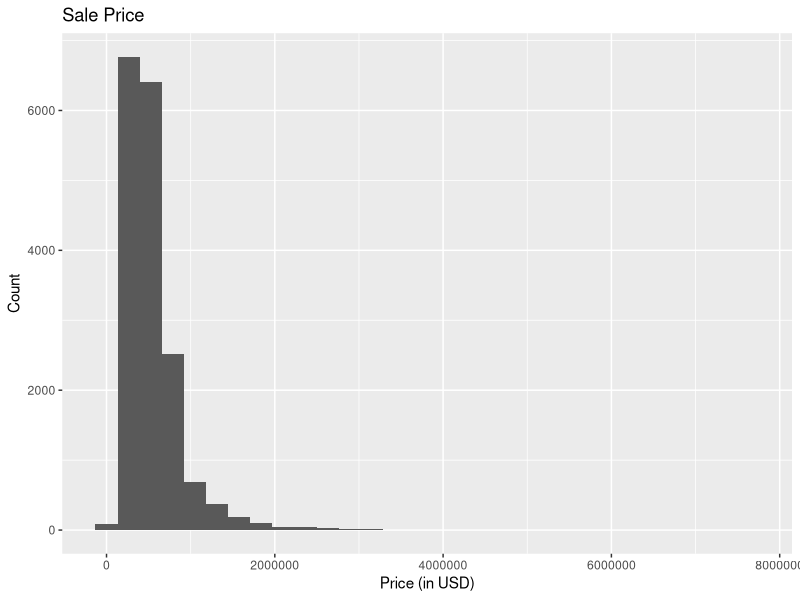
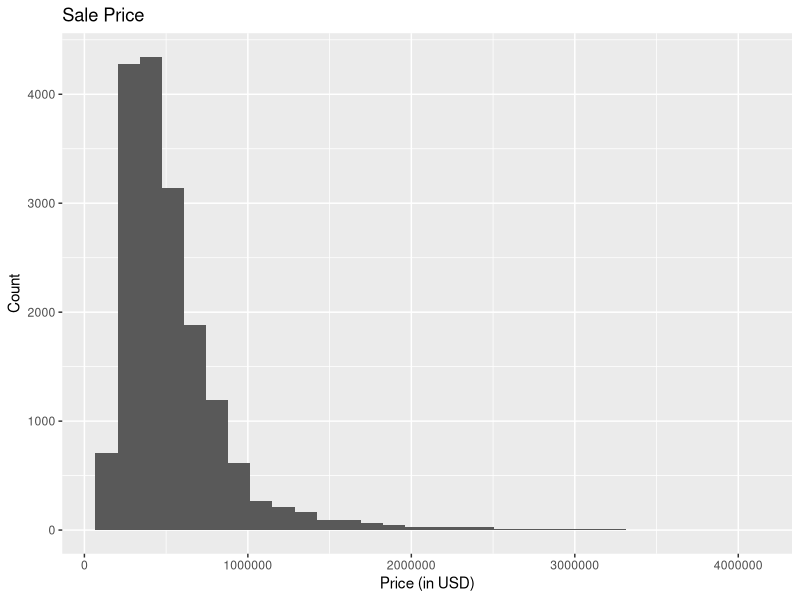
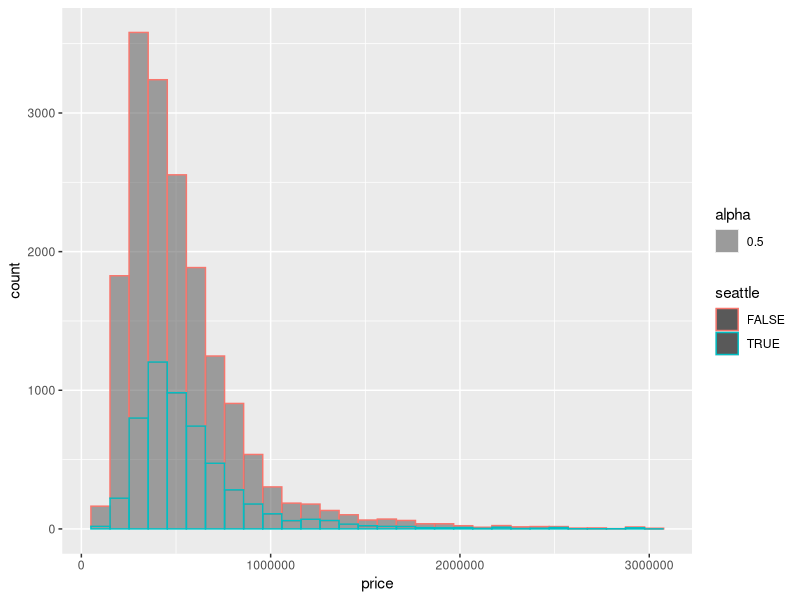
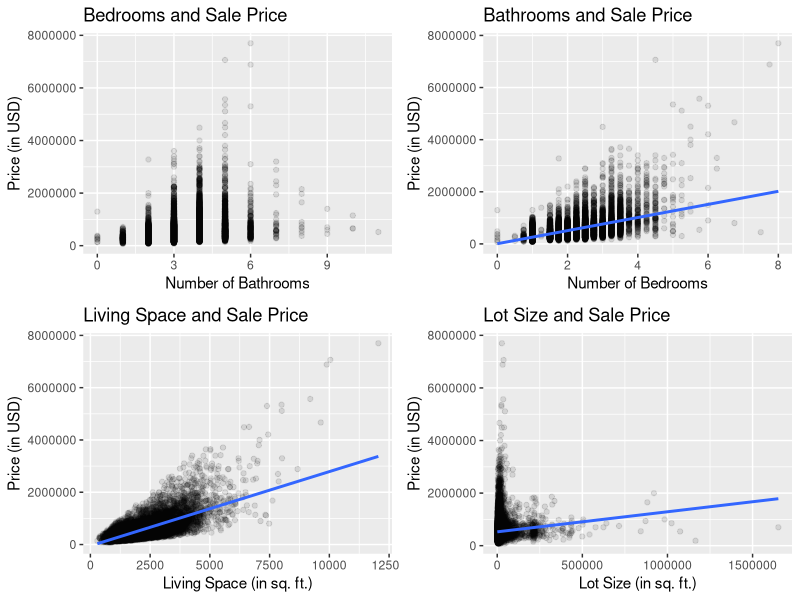
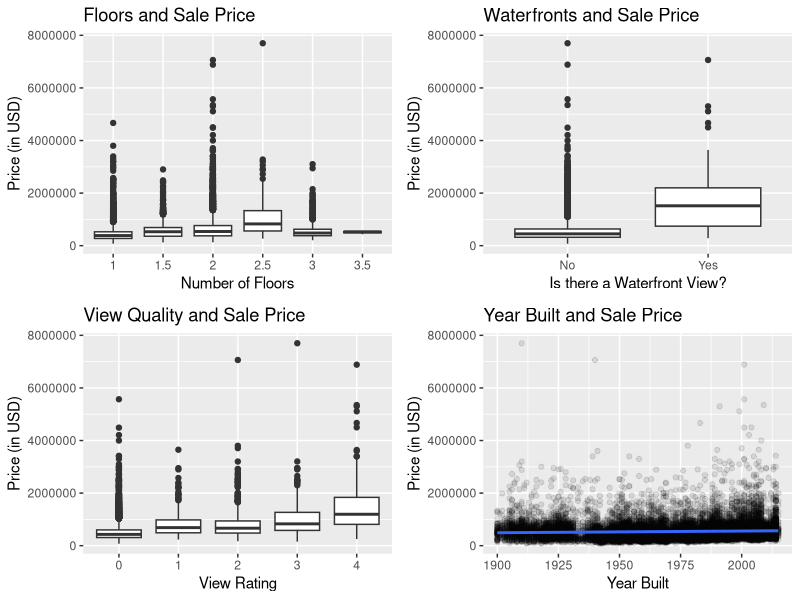
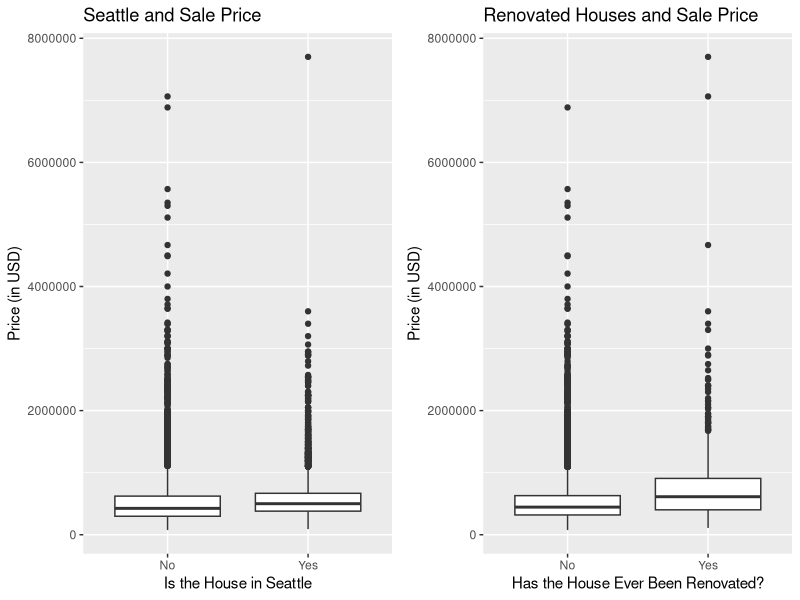
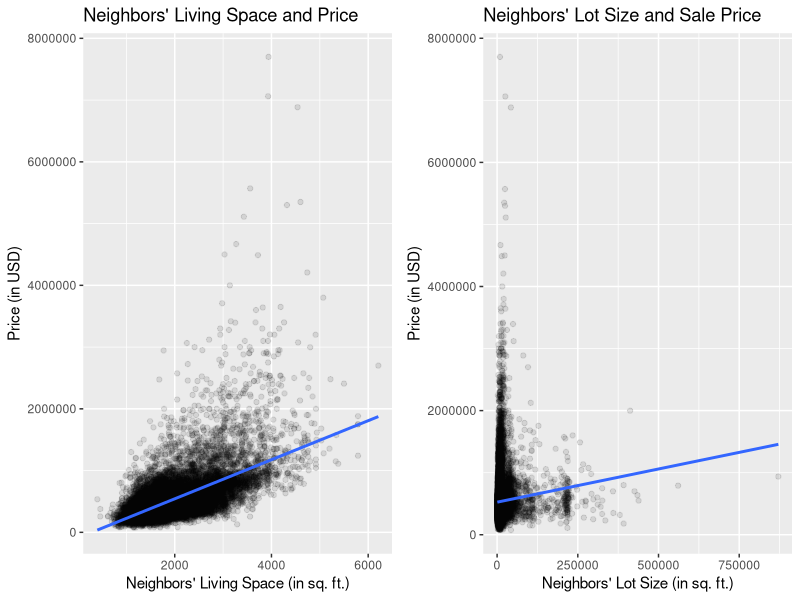
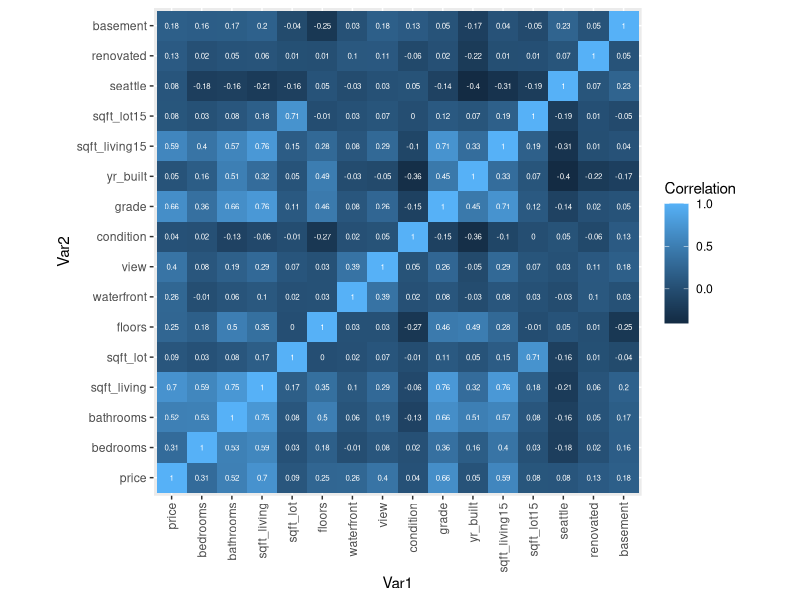

R code for these plots, in order: (Note: this script raises an error after producing the figures.)
## ---- chunk 1
library(tidyverse)
library(GGally)
library(reshape2)
library(gridExtra)
house <- read.csv('houses_clean.csv', header=TRUE)
## ---- chunk 2
house <- subset(house, select = -c(X))
set.seed(6021)
sample<-sample.int(nrow(house), floor(.80*nrow(house)), replace = F)
train<-house[sample, ]
test<-house[-sample, ]
## ---- chunk 3
summary(train)
options(scipen=10000)
## ---- chunk 4
apply(train,2,sd)
## ---- chunk 5
train %>% 
  ggplot(aes(x=price))+
  geom_histogram()+
  ggtitle('Sale Price')+
  xlab('Price (in USD)')+
  ylab('Count')
## ---- chunk 6
train %>% 
  filter(price <= 4000000) %>% 
  ggplot(aes(x=price))+
  geom_histogram()+
  ggtitle('Sale Price')+
  xlab('Price (in USD)')+
  ylab('Count')
## ---- chunk 7
train %>% 
  filter(price <= 3000000) %>% 
  ggplot(aes(x=price))+
  geom_histogram(aes(color=seattle, alpha=0.5))
## ---- chunk 8
bedsale <- train %>% 
  ggplot(aes(x=bedrooms, y=price))+
  geom_point(alpha=0.1)+
  ggtitle('Bedrooms and Sale Price')+
  xlab('Number of Bathrooms')+
  ylab('Price (in USD)')
## ---- chunk 9
bathsale <- train %>%
  ggplot(aes(x=bathrooms, y=price))+
  geom_point(alpha=0.1)+
  ggtitle('Bathrooms and Sale Price')+
  xlab('Number of Bedrooms')+
  ylab('Price (in USD)')+
  geom_smooth(method='lm', se=FALSE)
## ---- chunk 10
livingsale <- train %>% 
  ggplot(aes(x=sqft_living, y=price))+
  geom_point(alpha=0.1)+
  ggtitle('Living Space and Sale Price')+
  xlab('Living Space (in sq. ft.)')+
  ylab('Price (in USD)')+
  geom_smooth(method='lm', se=FALSE)
## ---- chunk 11
lotsale <- train %>%
  ggplot(aes(x=sqft_lot, y=price))+
  geom_point(alpha=0.1)+
  ggtitle('Lot Size and Sale Price')+
  xlab('Lot Size (in sq. ft.)')+
  ylab('Price (in USD)')+
  geom_smooth(method='lm', se=FALSE)
## ---- chunk 12
grid.arrange(bedsale,bathsale,livingsale, lotsale, ncol=2)
## ---- chunk 13
floorsale <- train %>% 
  ggplot(aes(x=as.factor(floors), y=price))+
  geom_boxplot()+
  ggtitle('Floors and Sale Price')+
  xlab('Number of Floors')+
  ylab('Price (in USD)')

## ---- chunk 14
watersale <- train %>% 
  ggplot(aes(x=factor(waterfront, labels=c('No', 'Yes')), y=price))+
  geom_boxplot()+
  ggtitle('Waterfronts and Sale Price')+
  xlab('Is there a Waterfront View?')+
  ylab('Price (in USD)')

## ---- chunk 15
viewsale <- train %>% 
  ggplot(aes(x=as.factor(view), y=price))+
  geom_boxplot()+
  ggtitle('View Quality and Sale Price')+
  xlab('View Rating')+
  ylab('Price (in USD)')

## ---- chunk 16
yrsale <- train %>%
  ggplot(aes(x=yr_built, y=price))+
  geom_point(alpha=0.1)+
  ggtitle('Year Built and Sale Price')+
  xlab('Year Built')+
  ylab('Price (in USD)')+
  geom_smooth(method='lm', se=FALSE)

## ---- chunk 17
grid.arrange(floorsale,watersale,viewsale, yrsale, ncol=2)
## ---- chunk 18
living15sale <- train %>%
  ggplot(aes(x=sqft_living15, y=price))+
  geom_point(alpha=0.1)+
  ggtitle("Neighbors' Living Space and Price")+
  xlab("Neighbors' Living Space (in sq. ft.)")+
  ylab('Price (in USD)')+
  geom_smooth(method='lm', se=FALSE)

## ---- chunk 19
lot15sale <- train %>%
  ggplot(aes(x=sqft_lot15, y=price))+
  geom_point(alpha=0.1)+
  ggtitle("Neighbors' Lot Size and Sale Price")+
  xlab("Neighbors' Lot Size (in sq. ft.)")+
  ylab('Price (in USD)')+
  geom_smooth(method='lm', se=FALSE)

## ---- chunk 20
lot15sale <- train %>%
  ggplot(aes(x=sqft_lot15, y=price))+
  geom_point(alpha=0.1)+
  ggtitle("Neighbors' Lot Size and Sale Price")+
  xlab("Neighbors' Lot Size (in sq. ft.)")+
  ylab('Price (in USD)')+
  geom_smooth(method='lm', se=FALSE)

## ---- chunk 21
seattlesale <- train %>% 
  ggplot(aes(x=factor(seattle, labels=c('No', 'Yes')), y=price))+
  geom_boxplot()+
  ggtitle('Seattle and Sale Price')+
  xlab('Is the House in Seattle')+
  ylab('Price (in USD)')

## ---- chunk 22
renovatedsale <- train %>% 
  ggplot(aes(x=factor(renovated, labels=c('No', 'Yes')), y=price))+
  geom_boxplot()+
  ggtitle('Renovated Houses and Sale Price')+
  xlab('Has the House Ever Been Renovated?')+
  ylab('Price (in USD)')

## ---- chunk 23
grid.arrange(seattlesale,renovatedsale, ncol=2)
## ---- chunk 24
grid.arrange(living15sale,lot15sale, ncol=2)
## ---- chunk 25
#cor(subset(house, select = c(price_per_sqft, price, sqft_living, yr_built, renovated, view)))
cormelt <- melt(cor(train))

head(cormelt)
ggplot(data = cormelt, aes(x=Var1, y=Var2, fill=value))+
  geom_tile()+
  theme(axis.text.x = element_text(angle = 90, vjust = 0.5, hjust=1))+
  geom_text(aes(label = round(value, 2)), color = "white", size = 2) +
  guides(fill = guide_colourbar(title = 'Correlation'))+
  coord_fixed()
## ---- chunk 26
result <- lm(price~., data=house)
summary(result)
## ---- chunk 27
vif(result)
## ---- chunk 28
house %>% 
  ggplot(aes(x=bedrooms))+
  geom_histogram(binwidth=1)
## ---- chunk 29
house %>% 
  ggplot(aes(x=sqft_living, y=price))+
  geom_point(alpha=0.1)+
  geom_smooth(method='lm', se=FALSE)
## ---- chunk 30
house %>% 
  ggplot(aes(x=sqft_living15, y=price))+
  geom_point(alpha=0.1)+
  geom_smooth(method='lm', se=FALSE)
## ---- chunk 31
house %>% 
  ggplot(aes(x=bedrooms, y=price))+
  geom_point(alpha=0.1)+
  geom_smooth(method='lm', se=FALSE)
## ---- chunk 32
house %>% 
  ggplot(aes(x=bathrooms, y=price))+
  geom_point(alpha=0.1)+
  geom_smooth(method='lm', se=FALSE)
## ---- chunk 33
house %>%
  ggplot(aes(x=basement, y=price, color=grade))+
  geom_point(alpha=0.1)+
  geom_smooth(method='lm', se=FALSE)
## ---- chunk 34
ggpairs(subset(house, select = -c(waterfront, grade, condition, view, yr_built, sqft_living15, sqft_lot15, renovated, basement)), width=200, height=200)
